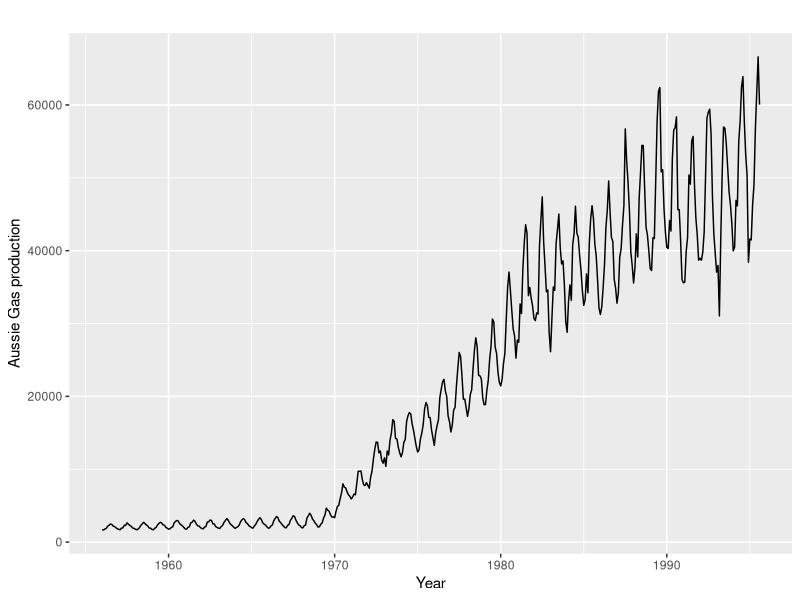
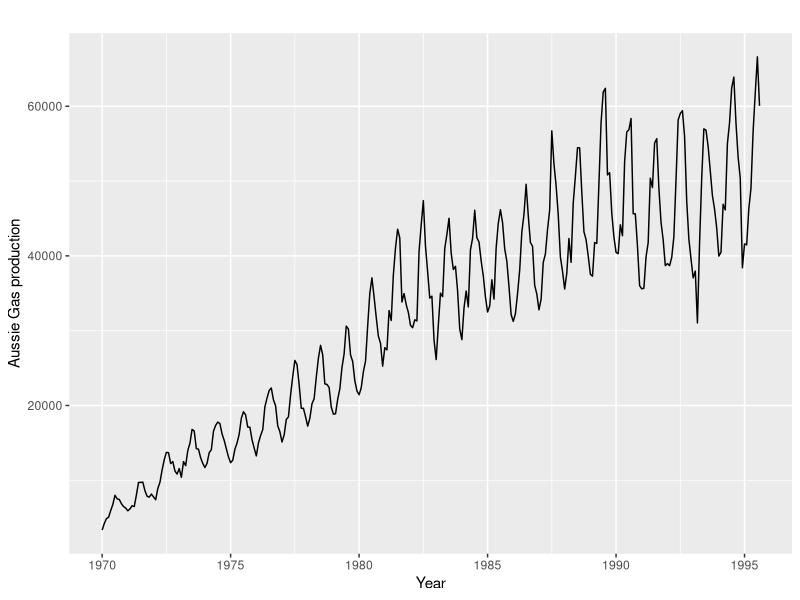
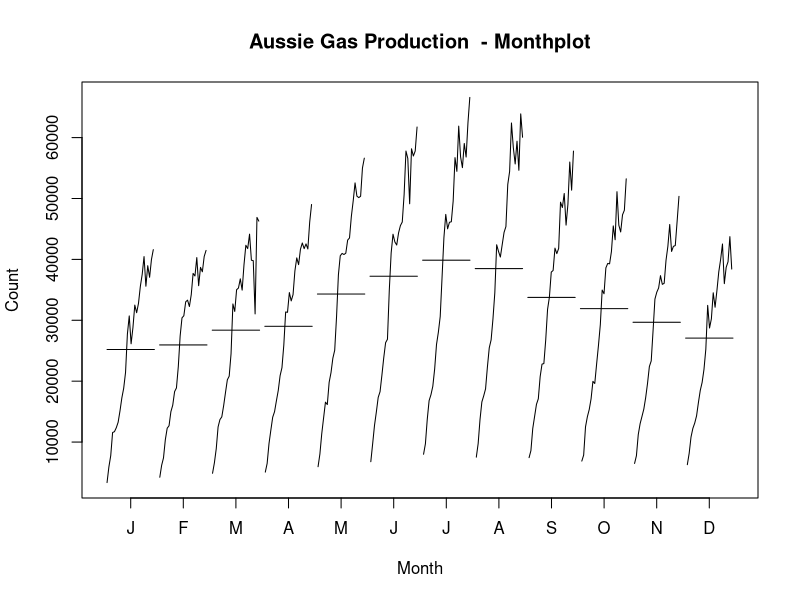
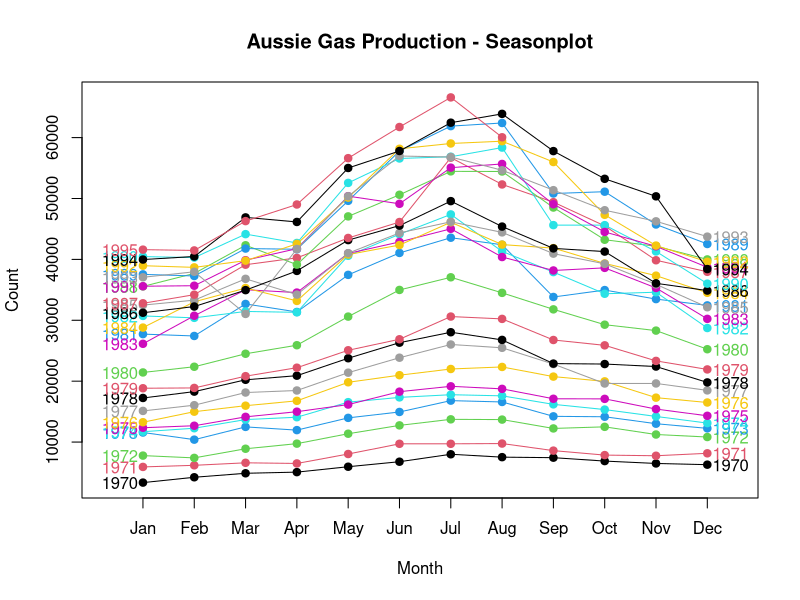
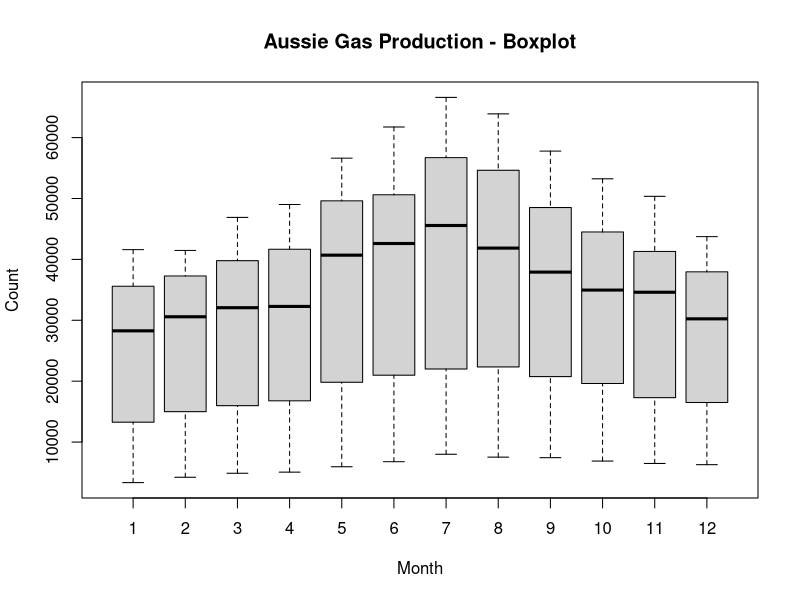
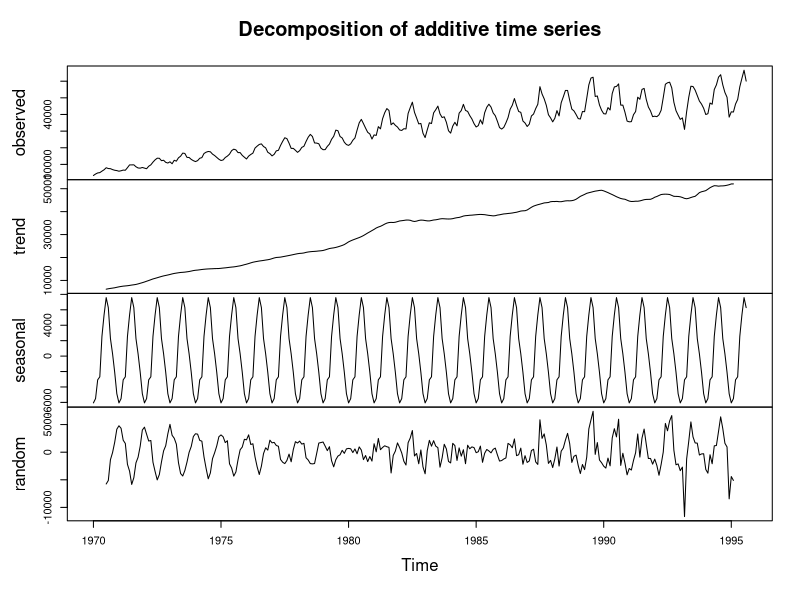
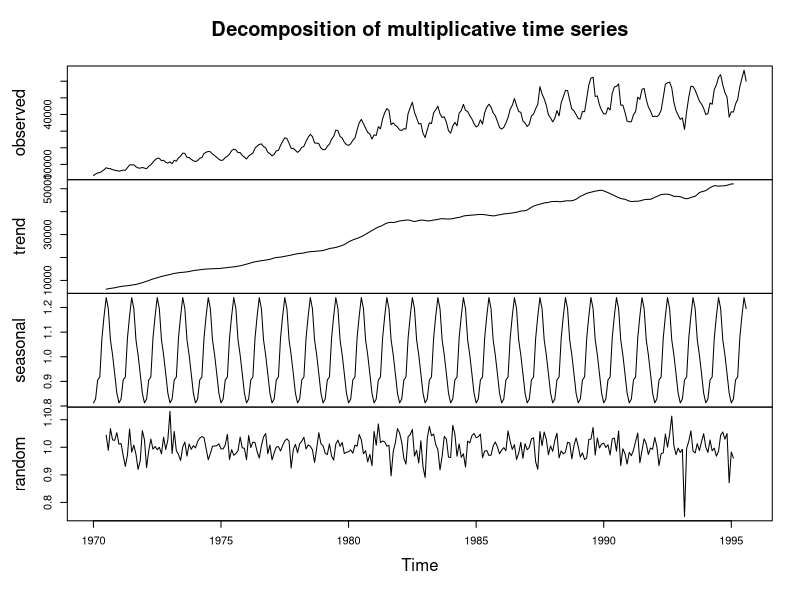
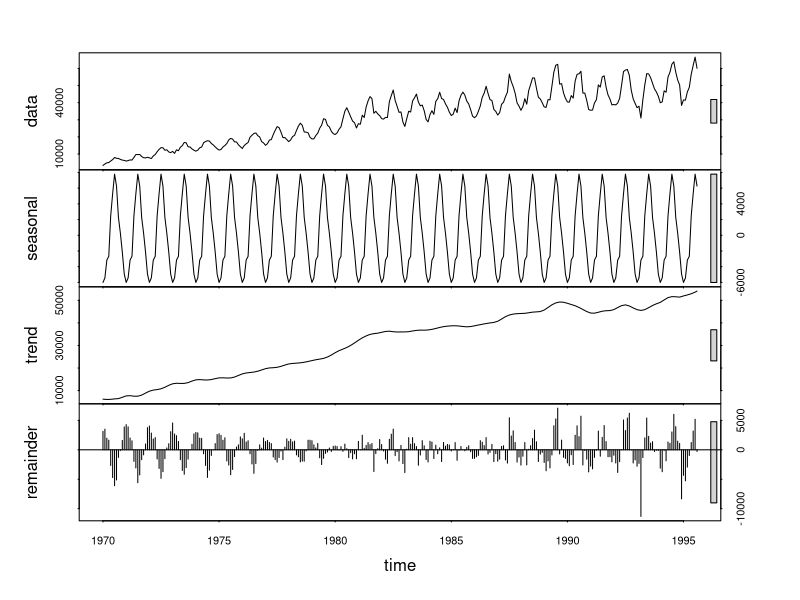

Here is the R script that generated these plots, in order:
######################################################################
########################### ARIMA GAS FOTRECASTING ########################
######################################################################
#Loading the required libraries
library('ggplot2')
library('forecast')
library('tseries')
library('MLmetrics')


#Setting the working directory
setwd("C:/2020/RProgramming/TimeSeries_Forecasting/")

data<- forecast::gas

dim(data)
class(data)
str(data)
summary(data)
head(data)
tail(data)
frequency(data)

#Checking for NA's
anyNA(data)

#Convert data to time series data and plot it
#Data is already a time series
autoplot(data) + 
  xlab("Year") + ylab("Aussie Gas production")

#Selecting the dataset only from 1970-Jan

gasTS <- window(data, start=c(1970,1), frequency=12)

#Plotting Again
autoplot(gasTS) + 
  xlab("Year") + ylab("Aussie Gas production")

# Plotting for monthplot and seasonplot & Boxplot
monthplot(gasTS, main = "Aussie Gas Production  - Monthplot", xlab = "Month", ylab = "Count")

seasonplot(gasTS, year.labels = TRUE, year.labels.left=TRUE, col=1:40, pch=19, main = "Aussie Gas Production - Seasonplot", xlab = "Month", ylab = "Count")

cycle(gasTS)
boxplot(gasTS ~ cycle(gasTS), xlab = "Month", ylab = "Count", main = "Aussie Gas Production - Boxplot")

# Check for Seasonality & remove it ?
decom1 = decompose(gasTS,type="additive")
decom1$seasonal
plot(decom1)

decom2 = decompose(gasTS,type="multiplicative")
decom2$seasonal
plot(decom2)

# Using stl() function to desesaonalize
decom_stl <- stl(gasTS, s.window="p") #constant seasonality
plot(decom_stl)
decom_stl

#Adding the Trend & Reminder to deseanalise
series_names <- c('Deseasoned_Gas', 'Actual_Gas')
Deseason_gasTS <- (decom_stl$time.series[,2]+decom_stl$time.series[,3]) 
ts.plot(gasTS, Deseason_gasTS, col=c("red", "blue"), main="Actual Demand vs De-seasoned Gas Demand")

#Partitioning the dataset- We will use the dataset only from 1970-Jan
gasTSTrain <- window(Deseason_gasTS, start=c(1970,1), end=c(1993,12), frequency=12) 
gasTSTest <- window(Deseason_gasTS, start=c(1994,1), frequency=12)

head(gasTSTrain)
head(gasTSTest)

#Check for stationarity using the Augmented Dickey-Fuller test on the train dataset

adf.test(gasTS, alternative = "stationary")
#Series is stationary since p-value is less than  0.05

adf.test(gasTSTrain, alternative = "stationary")
#Series is non-stationary since p-value is more than 0.05

adf.test(gasTSTest, alternative = "stationary")
#Series is non-stationary since p-value is more than 0.05

# Also using nsdiffs() to check if differencing is required 
nsdiffs(gasTSTrain)

#Differencing for train dataset for trend
gasTSTrain_d1 = diff(gasTSTrain, differences = 1)
autoplot(gasTSTrain_d1)+
  xlab("Year") + ylab("Gas Production")

#Check for stationarity again
adf.test(gasTSTrain_d1, alternative = "stationary")
#Differenced demand is stationary

########### Model Building ######################

#Check autocorrelation plots
#acf and pacf for dif time series. ARIMA(p,d,q)
acf(gasTSTrain_d1, main="ACF for differences series")#--->q
pacf(gasTSTrain_d1, main="PACF for differences series") #-->p

#There are significant autocorrelations with many lags in our demand series, as shown by 
#the ACF plot at intervals of 6. 

#PACF plot shows that there could be significance at lag 4 and yearly seasonality since 
#the plot also peaks at #intervals of 6

#acf and pacf for dif time series. ARIMA(p,d,q)


#So here for manual we will use the combinations of pq as (4,6) & (6,6) 

#Fitting an ARIMA model (manual) d=1 since we use the non-differenced dataset here 
#and that would need 1 order of differencing
gasARIMA_4p6q = Arima(gasTSTrain, order=c(4,1,6))
gasARIMA_4p6q
head(gasARIMA_4p6q)

#gasARIMA_6p6q = Arima(gasTSTrain, order=c(6,1,6))
#head(gasARIMA_6p6q)
#Residual analysis using Ljung-Box test
#H0: Residuals are independent
#Ha: Residuals are not independent
#Check the residual analysis for both the manual arima and auto arima
library(stats)

# Plotting the train dataset actual Vs forecast using Arima-Manual
plot(gasARIMA_4p6q$x,col="blue") 
lines(gasARIMA_4p6q$fitted,col="red",main="Gas prod'n Manual: Actual vs Forecast ")
MAPE(gasARIMA_4p6q$fitted,gasARIMA_4p6q$x)
Box.test(gasARIMA_4p6q$residuals,type = "Ljung-Box")
tsdisplay(residuals(gasARIMA_4p6q), lag.max=24, main='Model Residuals_4p6q')

#Validate the manually fitted ARIMA models with test data for 20 periods
#Model performance on test
gasARIMA_4p6q_test <- forecast(gasARIMA_4p6q, h=20)
Vec2 <- cbind(gasTSTest,gasARIMA_4p6q_test)
#Vec2
#par(mfrow=c(1,1), mar=c(2, 2, 2, 2), mgp=c(3, 1, 0), las=0)
ts.plot(Vec2[,1],Vec2[,2], col=c("blue","red"),xlab="year", ylab="Gas production", main="Gas Production Manual Arima Test: Actual vs Forecast")
Box.test(gasARIMA_4p6q_test$residuals,type = "Ljung-Box")
tsdisplay(residuals(gasARIMA_4p6q_test), lag.max=24, main='Model Residuals_4p6q_test')
MAPE(gasARIMA_4p6q_test$fitted,gasARIMA_4p6q_test$x)

#Fitting with Auto ARIMA. 
nsdiffs(gasTSTrain)
fit<-auto.arima(gasTSTrain,seasonal = FALSE,stepwise = FALSE, approximation = FALSE)
fit
plot(fit$x,col="blue") 
lines(fit$fitted,col="red",main="Demand A: Actual vs Forecast ")
MAPE(fit$fitted,fit$x)
Box.test(fit$residuals,type = "Ljung-Box")
tsdisplay(residuals(fit), lag.max=24, main='Auto ARIMA Model Residuals')

#Validate the auto fitted ARIMA models with test data for 20 periods
#Model performance on test
gasARIMA_auto_test <- forecast(fit, h=20)
Vec3 <- cbind(gasTSTest,gasARIMA_auto_test)
ts.plot(Vec3[,1],Vec3[,2], col=c("blue","red"),xlab="year", ylab="Gas production", main="Gas Production Auto Arima Test: Actual vs Forecast")
Box.test(gasARIMA_auto_test$residuals,type = "Ljung-Box")
tsdisplay(residuals(gasARIMA_auto_test), lag.max=24, main='Model Residuals_4p6q_test')
MAPE(gasARIMA_auto_test$fitted,gasARIMA_4p6q_test$x)

#Accuracy of the forecast-Manual ARIMA with hold out(test) data
f_manual=forecast(gasARIMA_4p6q)
accuracy(f_manual, gasTSTest)

#Accuracy of auto arima model with hold out(test) data
f_auto=forecast(fit)
accuracy(f_auto, gasTSTest)

#acf(fit$residuals)
#pacf(fit$residuals)

###############################
#Finalizing the model and doing predictions for next 12 months starting from Aug-1995.
#The best model was Manual model with p=4 and q=6
#Manual
fcast_final <- forecast(gasARIMA_4p6q, h=32)
plot(fcast_final)
fcast_final

#Auto
fcast_final_2 <- forecast(fit, h=32)
plot(fcast_final_2)

# We will go with the Manual Arima model.
